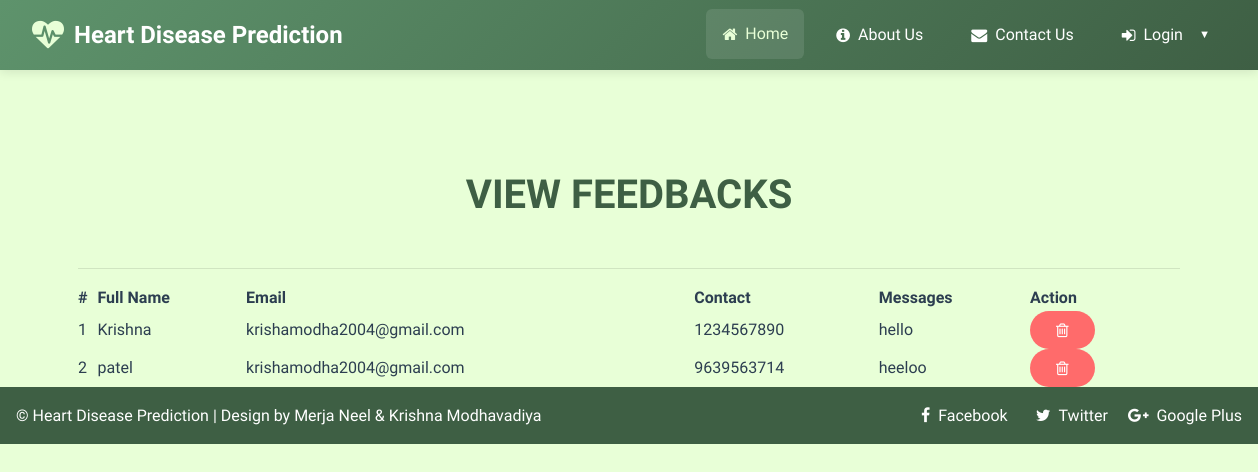
/view_feedback (signed in), run on the app's committed database.
### health/models.py (models this page shows, shortened)
class Feedback(models.Model):
    user = models.ForeignKey(User, on_delete=models.CASCADE, null=True)
    messages = models.TextField(null=True)
    date = models.DateField(auto_now=True)

class Patient(models.Model):
    user = models.ForeignKey(User, on_delete=models.CASCADE, null=True)
    contact = models.CharField(max_length=100, null=True)
    address = models.CharField(max_length=100, null=True)
    dob = models.DateField(null=True)
    image = models.FileField(null=True)

### health/views.py (the view)
# urls.py: path('view_feedback', View_Feedback,name="view_feedback"),
@login_required(login_url="login")
def View_Feedback(request):
    dis = Feedback.objects.all()
    d = {'dis':dis}
    return render(request,'view_feedback.html',d)

### health/templates/view_feedback.html
{% extends 'index.html' %}
{% load static %}
{% block body %}
<div class="container-fluid" style="width:90%;margin-top:8%">
                    <div class="container-fluid">
                        <h1 align="center" class="w3ls-title text-uppercase font-weight-bold" style="color: #3E5F44;">View Feedbacks</h1><br>
                         </div><hr>
                                <table id="example" class="display" style="width:100%">
                                  <thead>
                                    <tr>
                                      <th>#</th>
                                      <th>Full Name</th>
                                      <th>Email</th>
                                      <th>Contact</th>
                                      <th>Messages</th>
                                      <th>Action</th>
                                  </tr>
                              </thead>
                              <tbody>
                              {% for i in dis %}
                                <tr>
                                  <td>{{forloop.counter}}</td>
                                  <td>{{i.user.first_name}} {{i.user.user.last_name}}</td>
                                  <td>{{i.user.email}}</td>
                                  <td>{{i.user.patient_set.all.0.contact}}</td>
                                  <td>{{i.messages}}</td>
                                  <td style="width:150px">
                                      <a href="{% url 'delete_feedback' i.id %}" ><button class="btn" style="background-color: #ff6b6b; color: white;" onclick="return confirm('Are you sure?')"><i class="fa fa-trash-o"></i></button></a></td>
                              </tr>
                              {% endfor %}
                          </tbody>
                      </table>
                  </div>
{% endblock %}

### health/static/css/style.css (style rules this page uses)
:root { --primary-color: #3E5F44; --primary-hover: #2d4530; --secondary-color: #93DA97; --accent-color: #5E936C; --text-light: #ffffff; --text-dark: #2c3e50; --bg-light: #f8f9fa; --transition: all 0.3s cubic-bezier(0.25, 0.8, 0.25, 1); --box-shadow: 0 4px 6px rgba(0, 0, 0, 0.1); --box-shadow-hover: 0 8px 15px rgba(0, 0, 0, 0.15); }
* { margin: 0; padding: 0; box-sizing: border-box; }
body { font-family: 'Mukta', sans-serif; line-height: 1.6; color: var(--text-dark); background-color: #f5f7fa; overflow-x: hidden; }
a { text-decoration: none; transition: var(--transition); color: inherit; }
html { scroll-behavior: smooth; }
.btn { padding: 10px 25px; border-radius: 30px; font-weight: 500; letter-spacing: 0.5px; text-transform: uppercase; transition: var(--transition); position: relative; overflow: hidden; z-index: 1; text-decoration: none; display: inline-flex; align-items: center; gap: 0.5rem; }
.btn::before { content: ''; position: absolute; top: 0; left: 0; width: 0; height: 100%; background-color: rgba(255, 255, 255, 0.1); transition: width 0.3s ease; z-index: -1; }

### health/templates/index.html (style rules this page uses)
:root { --primary-color: #3E5F44; --primary-hover: #2d4530; --secondary-color: #93DA97; --accent-color: #5E936C; --text-light: #ffffff; --text-dark: #2c3e50; --bg-light: #f8f9fa; --transition: all 0.3s cubic-bezier(0.25, 0.8, 0.25, 1); --box-shadow: 0 4px 6px rgba(0, 0, 0, 0.1); --box-shadow-hover: 0 8px 15px rgba(0, 0, 0, 0.15); }
:root { --primary-color: #5E936C; --primary-hover: #3E5F44; --secondary-color: #E8FFD7; --accent-color: #93DA97; --text-color: #2c3e50; --bg-light: #E8FFD7; --card-bg: #ffffff; --card-hover: #f0f0f0; --transition: all 0.3s cubic-bezier(0.25, 0.8, 0.25, 1); --box-shadow: 0 2px 10px rgba(0, 0, 0, 0.1); --box-shadow-hover: 0 5px 15px rgba(0, 0, 0, 0.15); }
body { background-color: var(--bg-light); color: var(--text-color); font-family: 'Mukta', sans-serif; line-height: 1.6; overflow-x: hidden; }
html { scroll-behavior: smooth; }
.btn { padding: 10px 25px; border-radius: 30px; font-weight: 500; letter-spacing: 0.5px; text-transform: uppercase; transition: var(--transition); position: relative; overflow: hidden; z-index: 1; }
.btn::before { content: ''; position: absolute; top: 0; left: 0; width: 0; height: 100%; background-color: rgba(255, 255, 255, 0.1); transition: width 0.3s ease; z-index: -1; }

### data on the page
Feedback: user.first_name "Krishna", user.email "krishamodha2004@gmail.com", user.patient_set.all.0.contact "1234567890", messages "hello"
Feedback: user.first_name "patel", user.email "krishamodha2004@gmail.com", user.patient_set.all.0.contact "9639563714", messages "heeloo"
